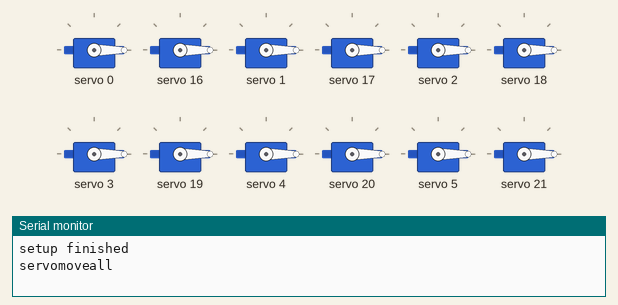
This sketch was run on a simulated Arduino Uno, built with avr-gcc and run on an emulated ATmega328P. Parts: 12 × servo, the last lines printed to the serial monitor.

Above: at 5.05 s.
At 14.05 s:
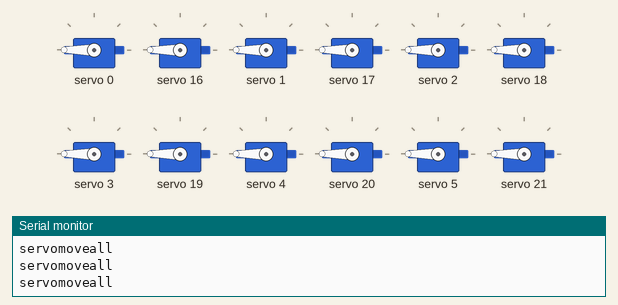
At 21.3 s:
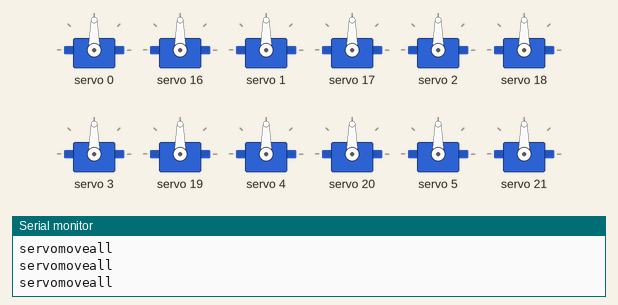
At 37.55 s:
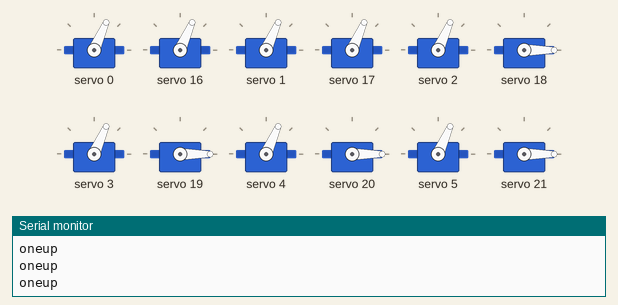
At 53.8 s:
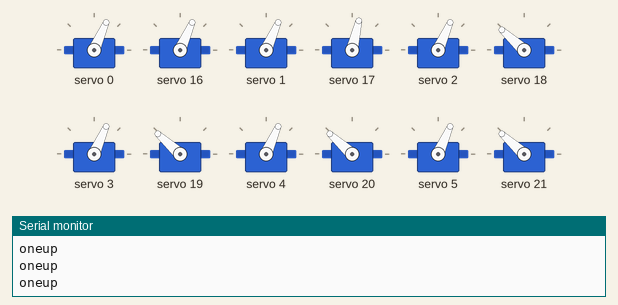
At 70.05 s:
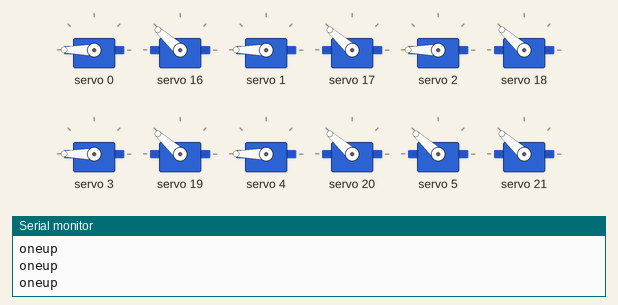
Timing chart, 0 to 89.7 s (numbered marks = the images above):
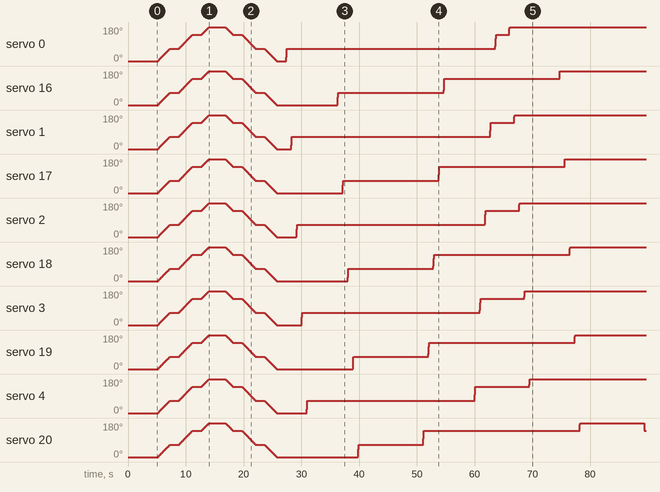

The sketch:

servo_0603.ino
```cpp
#include <Wire.h>
#include <Adafruit_PWMServoDriver.h>

#define MIN_PULSE_WIDTH 500
#define MAX_PULSE_WIDTH 2400
#define DEFAULT_PULSE_WIDTH 1500
#define FREQUENCY 50
Adafruit_PWMServoDriver pwm1 = Adafruit_PWMServoDriver(0x40);
Adafruit_PWMServoDriver pwm2 = Adafruit_PWMServoDriver(0x41);

// multiples of 90 degrees, in pulse widths
const int servoangle[] = {102, 250, 403, 535, 403, 250, 102};

const int stopservoangle = 1500; // stop at picture
const int delaystep = 750; // stop after stepp
const long interval = 350; // servo speed  Microseconds

//========================================

void setup() {

  Serial.begin(9600);

  // initialize PWM drivers
  pwm1.begin();
  pwm1.setPWMFreq(FREQUENCY);
  pwm2.begin();
  pwm2.setPWMFreq(FREQUENCY);

  for (int i = 0; i < 10; i++) {
    pwm1.setPWM(i, 0, 102); // starting position
    pwm2.setPWM(i, 0, 102);
  }

  Serial.println("setup finished");
  delay(5000);

}

//========================================

void loop() {

  // All at the same time
  for (int angleIndex = 0 ; angleIndex < 6; angleIndex++) {
    servomoveall(angleIndex);
    delay(stopservoangle);
  }

  // One at a time
  for (int mo = 0; mo < 20; mo++) {
    oneup(0, mo);
    delay(delaystep);
  }
  delay(stopservoangle);
  for (int mo = 0; mo < 20; mo++) {
    oneup(1, 19 - mo);
    delay(delaystep);
  }
  delay(stopservoangle);
  for (int mo = 0; mo < 20; mo++) {
    oneup(2, mo);
    delay(delaystep);
  }
  delay(stopservoangle);
  for (int mo = 0; mo < 20; mo++) {
    oneup(3, 19 - mo);
    delay(delaystep);
  }
  delay(stopservoangle);
  for (int mo = 0; mo < 20; mo++) {
    oneup(4, mo);
    delay(delaystep);
  }
  delay(stopservoangle);
  for (int mo = 0; mo < 20; mo++) {
    oneup(5, 19 - mo);
    delay(delaystep);
  }

  // Two at a time
  delay(stopservoangle);
  for (int st = 1; st < 6; st++) {
    twoservo(st);
    delay(stopservoangle);
  }
}

// Move all servo motors to the angle _after_ the one indicated by angleIndex
// I think this assumes we are already at angleIndex.
void servomoveall(int angleIndex) {
  Serial.println("servomoveall");

  // If we are at an angle less than the target
  if (servoangle[angleIndex] < servoangle[angleIndex + 1]) {

    // increment the angle until we reach target
    for ( int p = servoangle[angleIndex]; p <= servoangle[angleIndex + 1]; p++) {

      // loop over all 20 motors
      for (int m = 0; m < 20; m++) {

        // motors 0-9 are on pwm1 controller
        if (m >= 0 && m <= 9) {
          pwm1.setPWM(m, 0, p);
        }

        // motors 9-19 are on pwm2 controller
        else if (m > 9) {
          pwm2.setPWM(m - 10, 0, p);
        }
      }
      delayMicroseconds(interval);
    }
  }

  // If the desired angle is less than where we are now, then decrement
  else if (servoangle[angleIndex] > servoangle[angleIndex + 1]) {
    for ( int p = servoangle[angleIndex]; p >= servoangle[angleIndex + 1]; p--) {
      for (int m = 0; m < 20; m++) {
        if (m >= 0 && m <= 9) {
          pwm1.setPWM(m, 0, p);
        }
        else if (m > 9) {
          pwm2.setPWM(m - 10, 0, p);
        }
      }
      delayMicroseconds(interval);
    }
  }
}

void oneup(int angleIndex, int m) {
  Serial.println("oneup");

  // Move to the angle indicated by servoangle[angleIndex + 1]
  // by incrementing the angle
  if (servoangle[angleIndex] < servoangle[angleIndex + 1]) {
    for ( int p = servoangle[angleIndex]; p <= servoangle[angleIndex + 1]; p++) {
      if (m >= 0 && m <= 9) {
        pwm1.setPWM(m, 0, p);
      }
      else if (m > 9) {
        pwm2.setPWM(m - 10, 0, p);
      }
      delayMicroseconds(interval / 2);
    }
  }

  else if (servoangle[angleIndex] > servoangle[angleIndex + 1]) {
    for ( int p = servoangle[angleIndex]; p >= servoangle[angleIndex + 1]; p--) {
      if (m >= 0 && m <= 9) {
        pwm1.setPWM(m, 0, p);
      }
      else if (m > 9) {
        pwm2.setPWM(m - 10, 0, p);
      }
      delayMicroseconds(interval / 2);
    }
  }
}

void twoservo(int angleIndex) {
  Serial.print("angleIndex: ");
  Serial.println(angleIndex);

  if (servoangle[angleIndex] < servoangle[angleIndex + 1]) { // בודק כיוון פןלס
    if (angleIndex % 2 == 1) {
      for (int m = 0; m < 10; m++) {
        for ( int p = servoangle[angleIndex]; p <= servoangle[angleIndex + 1]; p++) {
          pwm1.setPWM(m, 0, p);
          pwm2.setPWM(9 - m, 0, p);
          delayMicroseconds(interval / 2);
        }
        Serial.print("motor: ");
        Serial.print(m);
        Serial.print(":");
        Serial.println(9 - m);
        delay (delaystep);
      }
    } else if (angleIndex % 2 == 0) {
      for ( int m = 9; m >= 0; m--) {

        for ( int p = servoangle[angleIndex]; p <= servoangle[angleIndex + 1]; p++) {
          pwm1.setPWM(m, 0, p);
          pwm2.setPWM(9 - m, 0, p);
          delayMicroseconds(interval / 2);
        }
        Serial.print("motor: ");
        Serial.print(m);
        Serial.print(":");
        Serial.println(9 - m);
        delay (delaystep);
      }
    }
  } else if (servoangle[angleIndex] > servoangle[angleIndex + 1]) {
    if (angleIndex % 2 == 1) {
      for (int m = 0; m < 10; m++) {

        for ( int p = servoangle[angleIndex]; p >= servoangle[angleIndex + 1]; p--) {
          pwm1.setPWM(m, 0, p);
          pwm2.setPWM(9 - m, 0, p);
          delayMicroseconds(interval / 2);
        }
        Serial.print("motor: ");
        Serial.print(m);
        Serial.print(":");
        Serial.println(9 - m);
        delay (delaystep);
      }
    }
    else if (angleIndex % 2 == 0) {
      for ( int m = 9; m >= 0; m--) {

        for ( int p = servoangle[angleIndex]; p >= servoangle[angleIndex + 1]; p--) {
          pwm1.setPWM(m, 0, p);
          pwm2.setPWM(9 - m, 0, p);
          delayMicroseconds(interval / 2);
        }
        Serial.print("motor: ");
        Serial.print(m);
        Serial.print(":");
        Serial.println(9 - m);
        delay (delaystep);
      }
    }
  }
}
```
